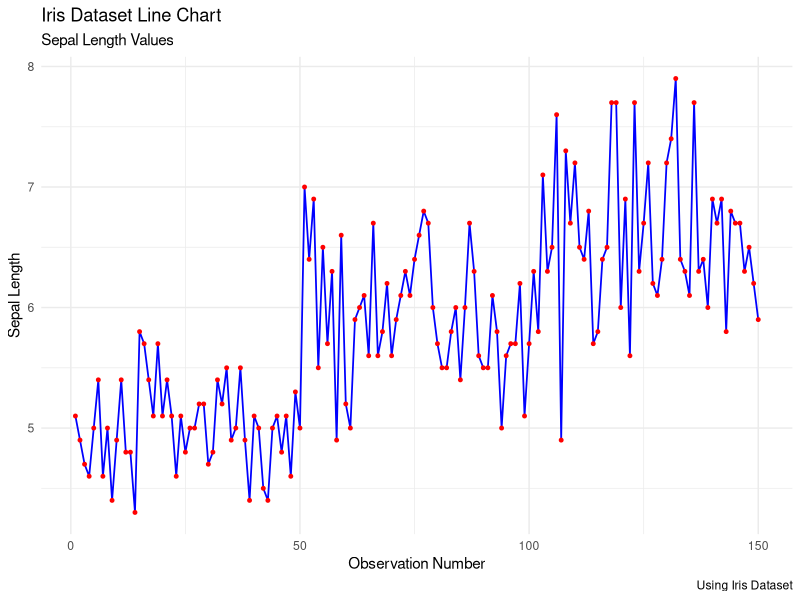

The R script that drew this image:
# Line chart
data(iris)

library(ggplot2)

iris$index <- 1:nrow(iris)

ggplot(iris, aes(x = index, y = Sepal.Length)) +
  geom_line(color = "blue", linewidth = 0.6) +
  geom_point(color = "red", size = 1) +
  labs(
    title = "Iris Dataset Line Chart",
    subtitle = "Sepal Length Values",
    x = "Observation Number",
    y = "Sepal Length",
    caption = "Using Iris Dataset"
  ) +
  theme_minimal()
